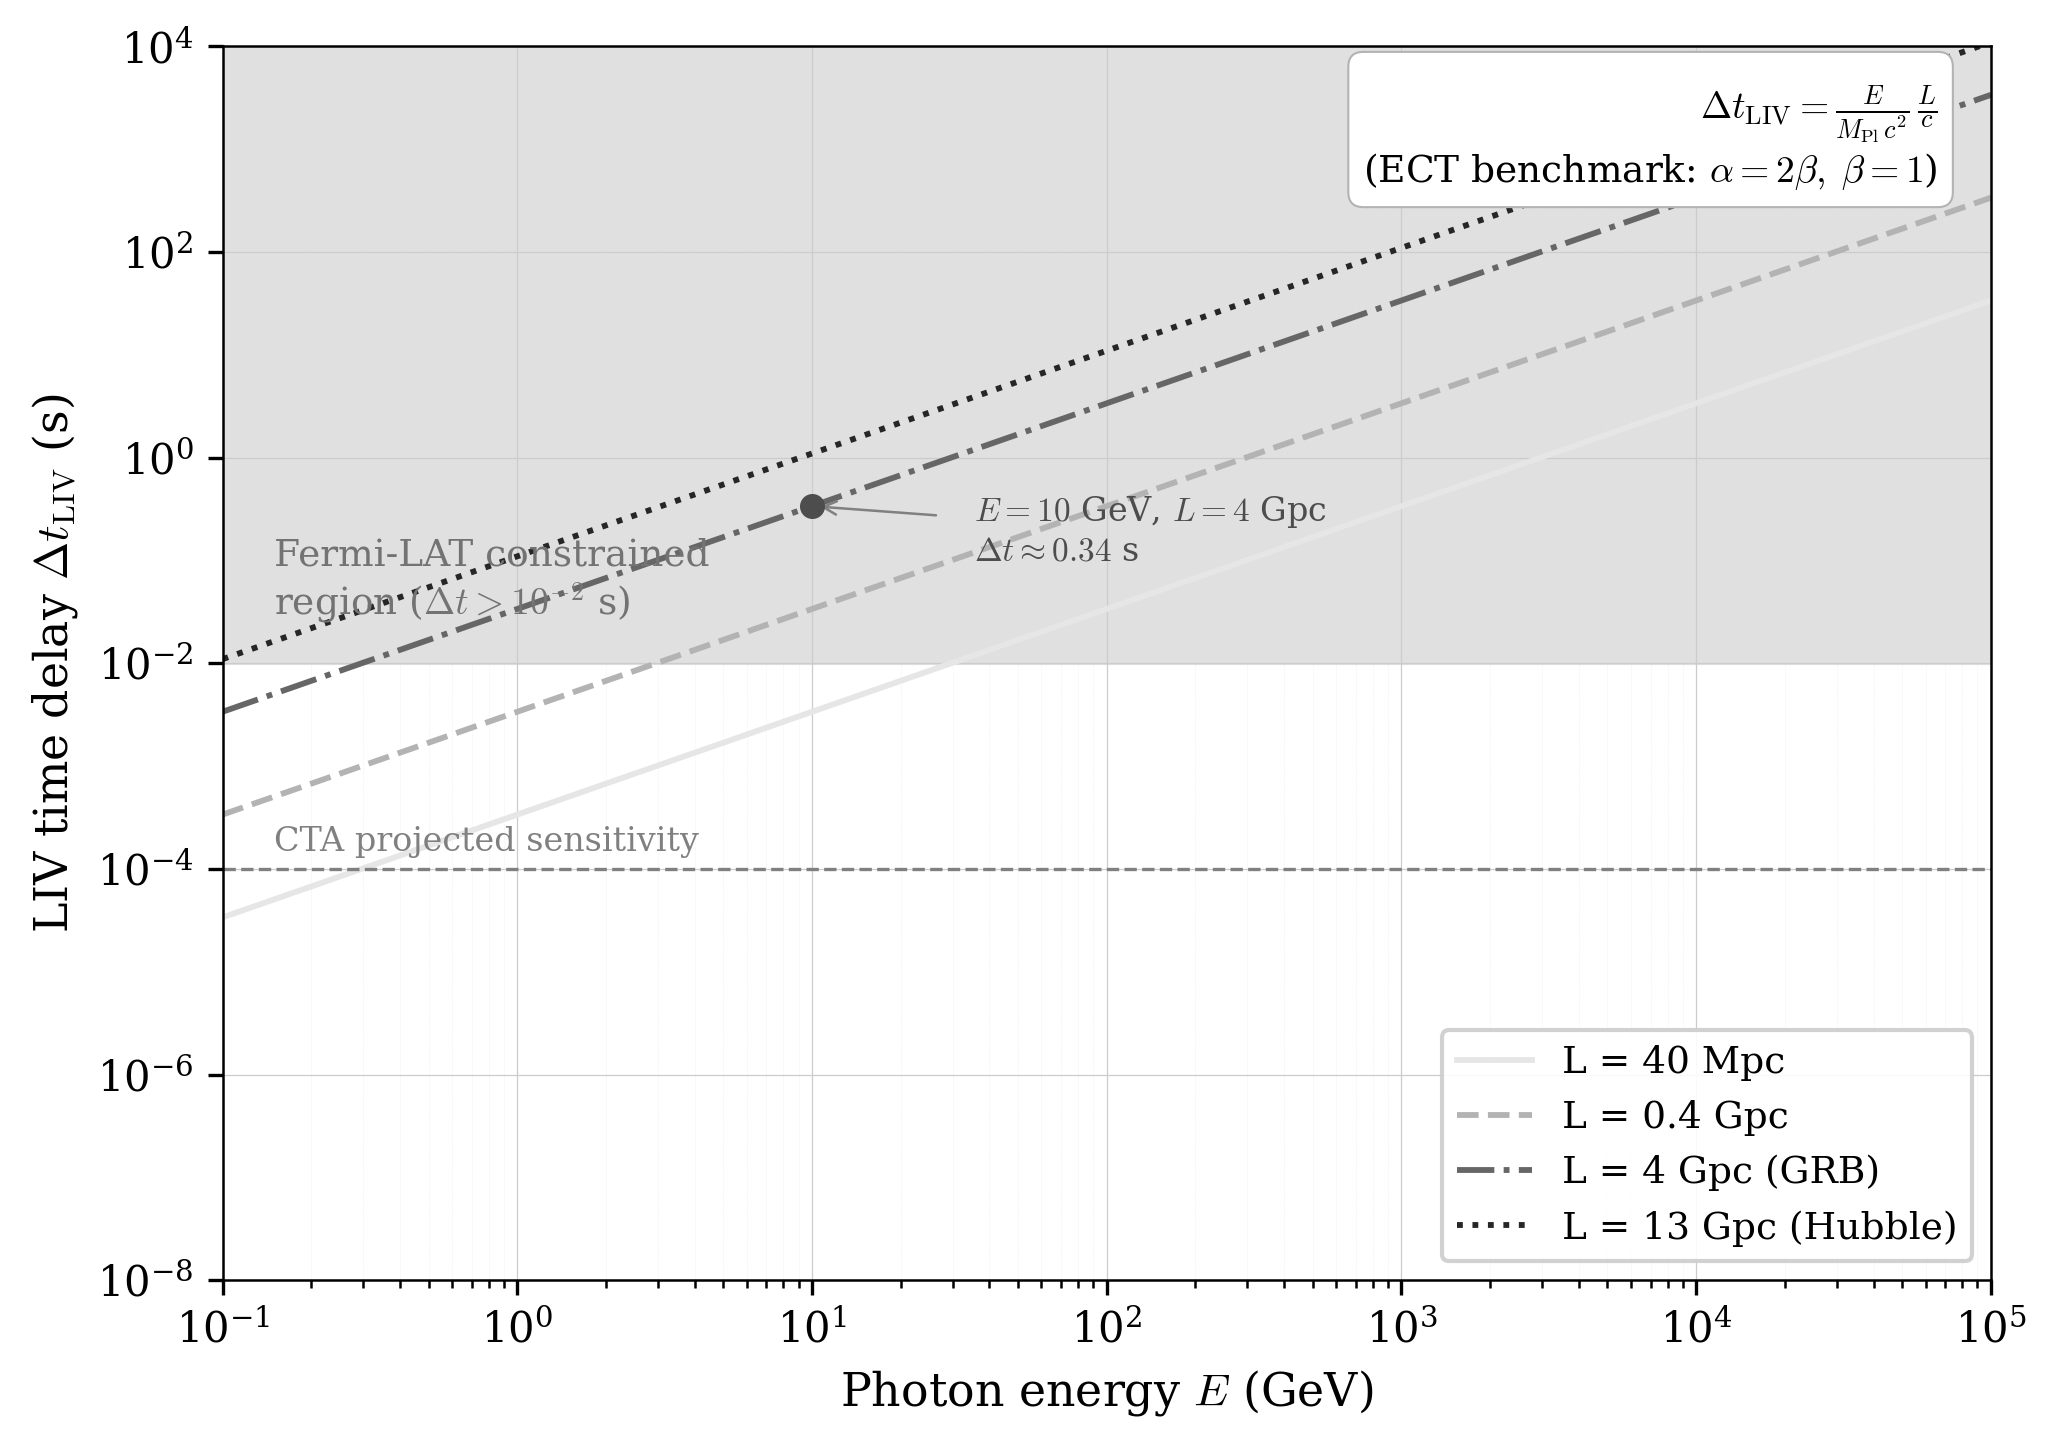

Python code for this plot:
#!/usr/bin/env python3
"""
ECT LIV time-of-flight delay plot.

Formula (eq. LIV_delay in ECT preprint):
  Delta_t = (E / M_Pl c^2) * (L / c)
at benchmark alpha=2beta, beta=1.

M_Pl = 1.22e19 GeV (full Planck mass).
"""

import matplotlib
matplotlib.use('Agg')
import matplotlib.pyplot as plt
import numpy as np

# --- Constants ---
M_Pl_GeV = 1.22e19          # Full Planck mass in GeV
Gpc_m    = 3.086e25          # 1 Gpc in metres
c_ms     = 2.998e8           # speed of light m/s

# --- Formula ---
def dt_LIV(E_GeV, L_Gpc):
    """LIV time delay in seconds."""
    L_m = L_Gpc * Gpc_m
    return (E_GeV / M_Pl_GeV) * (L_m / c_ms)

# --- Energy axis ---
E = np.logspace(-1, 5, 500)  # 0.1 GeV to 100 TeV

# --- Source distances ---
distances = [
    (0.04,  'L = 40 Mpc',         '-',   0.9),
    (0.4,   'L = 0.4 Gpc',        '--',  0.7),
    (4.0,   'L = 4 Gpc (GRB)',    '-.',  0.4),
    (13.0,  'L = 13 Gpc (Hubble)', ':',  0.15),
]

# --- Plot ---
plt.rcParams.update({
    'font.family': 'serif',
    'font.size': 10,
    'mathtext.fontset': 'cm',
    'axes.linewidth': 0.6,
})

fig, ax = plt.subplots(figsize=(7, 5))

for L_Gpc, label, ls, gray in distances:
    dt = dt_LIV(E, L_Gpc)
    ax.plot(E, dt, ls=ls, color=str(gray), lw=1.4, label=label)

# --- Fermi-LAT constraint region ---
# GRB 090510: E_QG,1 > 7.6 M_Pl => at benchmark M_QG=M_Pl,
# prediction is 7.6x above allowed.  Show as upper bound.
# Fermi timing resolution ~ 10 ms for short GRBs
ax.axhspan(1e-2, 1e6, color='0.88', zorder=0)
ax.text(0.15, 3e-2, 'Fermi-LAT constrained\nregion ($\\Delta t > 10^{-2}$ s)',
        fontsize=9, color='0.45', ha='left')

# --- CTA projected sensitivity ---
# CTA expects to reach ~ 10^{-4} s timing at TeV energies
ax.axhline(1e-4, color='0.5', ls='--', lw=0.8)
ax.text(0.15, 1.5e-4, 'CTA projected sensitivity',
        fontsize=8, color='0.5', ha='left')

# --- Reference points ---
# E=10 GeV, L=4 Gpc
dt_ref = dt_LIV(10, 4.0)
ax.plot(10, dt_ref, 'o', color='0.3', ms=5, zorder=5)
ax.annotate(f'  $E=10$ GeV, $L=4$ Gpc\n  $\\Delta t \\approx {dt_ref:.2f}$ s',
            xy=(10, dt_ref), fontsize=8, color='0.3',
            xytext=(30, dt_ref*0.3),
            arrowprops=dict(arrowstyle='->', color='0.5', lw=0.6))

ax.set_xscale('log')
ax.set_yscale('log')
ax.set_xlabel('Photon energy $E$ (GeV)', fontsize=11)
ax.set_ylabel('LIV time delay $\\Delta t_{\\rm LIV}$ (s)', fontsize=11)
ax.set_xlim(0.1, 1e5)
ax.set_ylim(1e-8, 1e4)
ax.legend(loc='lower right', fontsize=9, framealpha=0.9)
ax.grid(True, which='major', ls='-', lw=0.3, color='0.8')
ax.grid(True, which='minor', ls=':', lw=0.15, color='0.9')

# Add formula annotation
ax.text(0.97, 0.97,
        '$\\Delta t_{\\rm LIV} = \\frac{E}{M_{\\rm Pl}\\,c^2}\\,\\frac{L}{c}$\n'
        '(ECT benchmark: $\\alpha=2\\beta,\\;\\beta=1$)',
        transform=ax.transAxes, fontsize=9, va='top', ha='right',
        bbox=dict(boxstyle='round,pad=0.4', fc='white', ec='0.7', lw=0.5))

fig.tight_layout()
outdir = '/Users/chufelo/Documents/Physics/VDT/ECT/LaTex/figures'
fig.savefig(f'{outdir}/fig_liv_delay.pdf', bbox_inches='tight')
fig.savefig(f'{outdir}/fig_liv_delay.png', dpi=300, bbox_inches='tight')
plt.close()
print(f"LIV plot saved. Reference: E=10 GeV, L=4 Gpc -> dt={dt_ref:.4f} s")
